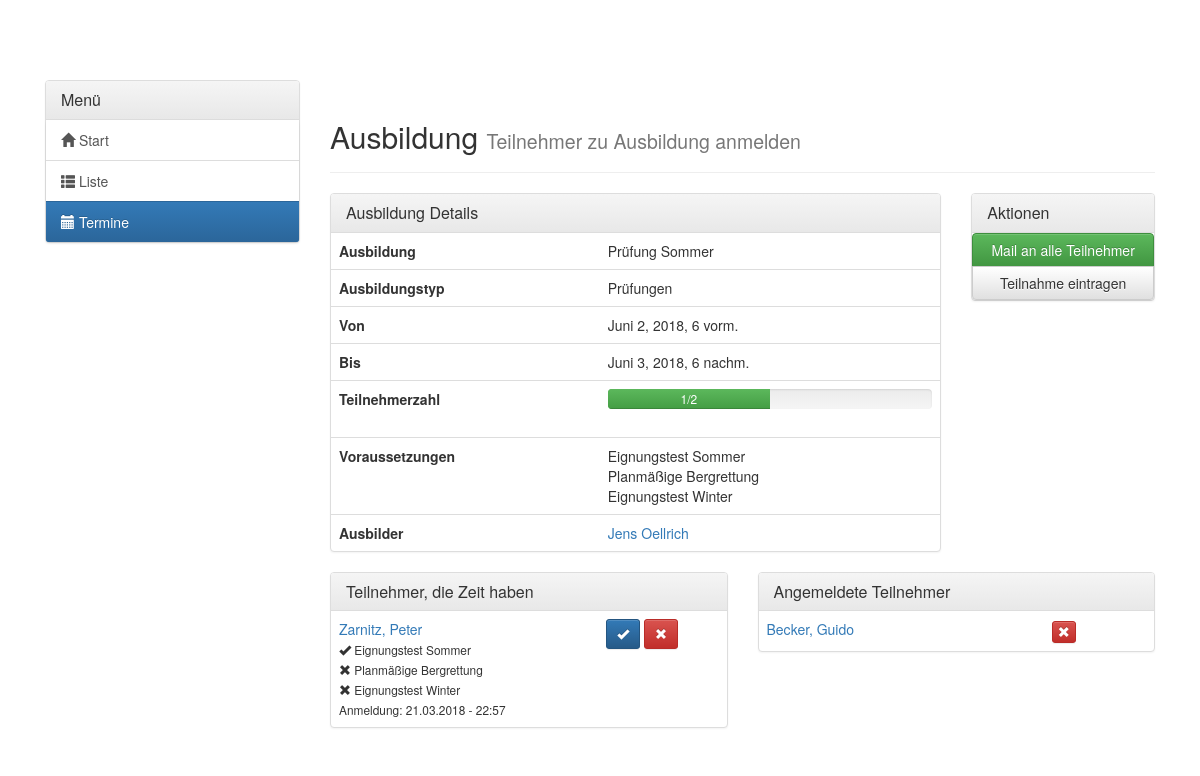
/ausbildung/freischalten/4/ (signed in), run on an earlier commit of the app's database.
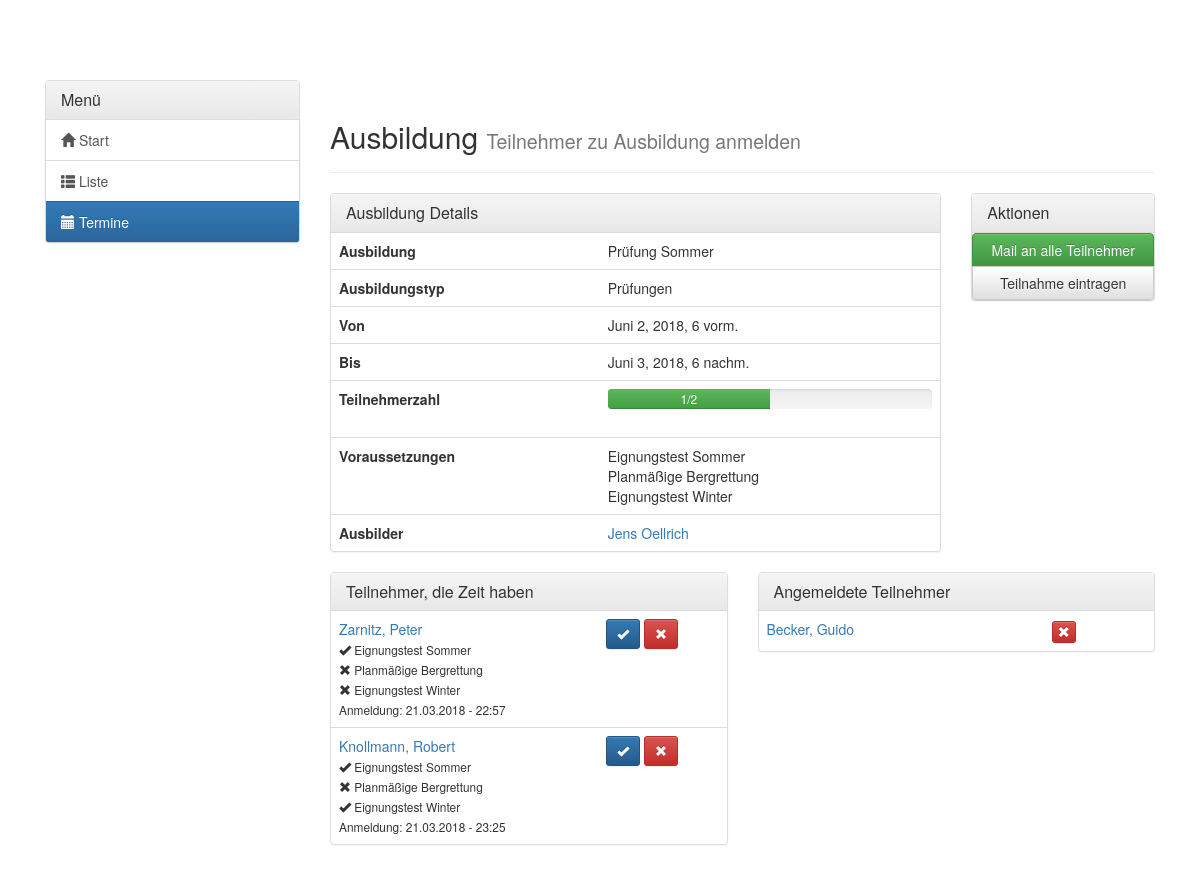
And on a later commit of the database.
### trainings/models.py (models this page shows, shortened)
class Training(models.Model):
    name = models.CharField(primary_key=True, max_length=50, verbose_name='Name')
    prerequisites = models.ManyToManyField("self", through='Prerequisites_for_training',
                                           through_fields=('post_training', 'pre_training'),
                                           verbose_name='Voraussetzungen',
                                           symmetrical=False,
                                           related_name='with_prerequisite')
    category = models.ForeignKey(TrainingCategory, on_delete=models.CASCADE, verbose_name='Kategorie', null=True)
    class Meta:
        verbose_name_plural = 'Ausbildungen'
        verbose_name = 'Ausbildung'

class Possible_participates_in_trainingevent(models.Model):
    trainingevent = models.ForeignKey(TrainingEvent, on_delete=models.CASCADE)
    member = models.ForeignKey(Member, on_delete=models.CASCADE)
    comment = models.TextField(verbose_name='Kommentar', max_length=200, blank=True)
    first_register_timestamp = models.DateTimeField(default=timezone.now, verbose_name='Erste Anmeldung', editable=True,
                                                    null=True)
    class Meta:
        verbose_name_plural = 'Mögliche Teilnahmen an Ausbildungstermin'
        verbose_name = 'Mögliche Teilnahme an Ausbildungstermin'

class TrainingEvent(models.Model):
    training_event_id = models.AutoField(primary_key=True)
    training = models.ForeignKey(Training, verbose_name='Ausbildung')
    event_start = models.DateTimeField(verbose_name='Beginn')
    event_end = models.DateTimeField(verbose_name='Ende')
    max_member = models.IntegerField(verbose_name='Max. Teilnehmerzahl')
    direct_registration = models.BooleanField(verbose_name="Direktanmeldung möglich", default=True)
    trainer = models.ManyToManyField(Member, related_name='trainer')
    participants = models.ManyToManyField(Member, through='Participates_in_trainingevent',
                                          through_fields=('trainingevent', 'member'), related_name='participants')
    possible_participants = models.ManyToManyField(Member, through='Possible_participates_in_trainingevent',
                                                   through_fields=('trainingevent', 'member'),
                                                   related_name='possible_participants')
    class Meta:
        verbose_name_plural = 'Ausbildungstermine'
        verbose_name = 'Ausbildungstermin'
    def getMemberCount(self):
        return self.participants.count()

### member_administration/models.py (models this page shows, shortened)
class Member(models.Model):
    user = models.OneToOneField(User, on_delete=models.CASCADE)
    mobile = models.CharField(max_length=20, verbose_name='Handynummer', null=True, blank=True)
    adress_street = models.CharField(max_length=100, verbose_name='Straße & Hnr.', null=True, blank=True)
    adress_plz = models.CharField(max_length=6, verbose_name='PLZ', null=True, blank=True)
    adress_city = models.CharField(max_length=100, verbose_name='Stadt', null=True, blank=True)
    birthdate = models.DateField(verbose_name='Geburtsdatum', null=True, blank=True)
    bw_join = models.DateField(verbose_name='Bergwacht-Eintritt', null=True, blank=True)
    status = models.CharField(max_length=3, choices=STATUS_CHOICES, default='ANW')
    dutygroups = models.ManyToManyField(DutyGroup, through='Members_in_Dutygroup',
                                        through_fields=('member', 'dutygroup'), related_name='dutygroups')
    trainings = models.ManyToManyField('trainings.Training', through='trainings.Member_Trainings', through_fields=('member', 'training'),
                                       related_name='trainings')
    avatar = models.ImageField(verbose_name='Portrait', null=True, blank=True)
    class Meta:
        verbose_name_plural = 'Mitglieder'
        ordering = ['status', 'user__last_name']

### trainings/views.py (the view)
# urls.py: url(r'^freischalten/(?P<training_event_id>[0-9]+)/$', views.permit_for_training,
@login_required
@user_passes_test(lambda u: u.has_perm('trainings.can_add_participates_in_trainingevent'))
def permit_for_training(request, training_event_id):
    training_event = TrainingEvent.objects.get(training_event_id=training_event_id)
    possible_participants = Possible_participates_in_trainingevent.objects.filter(trainingevent=training_event)
    return render(request, 'trainings/training_permit.html',
                  {'training_event': training_event, 'nav': 'dates', 'possible_participants': possible_participants})

### trainings/templates/trainings/training_permit.html (shortened to what the changed rows need)
{% extends 'training_base.html' %}
{% block training_content %}
<div class="page-header">
    <h2>Ausbildung
        <small>Teilnehmer zu Ausbildung anmelden</small>
    </h2>
</div>
<div class="row">
    <div class="col-md-9">
        <div class="panel panel-default">
            <div class="panel-heading">
                <h2 class="panel-title">
                    Ausbildung Details
                </h2>
            </div>
            <table class="table">
                <tr>
                    <th>Ausbildung</th>
                </tr>
                <tr>
                    <th>Ausbildungstyp</th>
                </tr>
                <tr>
                    <th>Von</th>
                </tr>
                <tr>
                    <th>Bis</th>
                </tr>
                <tr>
                    <th>Teilnehmerzahl</th>
                </tr>
                <tr>
                    <th>Voraussetzungen</th>
                    <td>{% for prerequisite in training_event.training.prerequisites.all %}
                        {{ prerequisite.name }}<br>
                        {% endfor %}
                    </td>
                </tr>
                <tr>
                    <th>Ausbilder</th>
                    <td>
                        {% for trainer in training_event.trainer.all %}
                        <a href="{% url 'member_administration:member_detail' trainer.user.username %}">
                            {{ trainer.user.first_name}} {{ trainer.user.last_name }}</a>
                        <br>
                        {% endfor %}
                    </td>
                </tr>
            </table>
        </div>
    </div>
</div>
<div class="row">
    <div class="col-md-6">
        <div class="panel panel-default">
            <div class="panel-heading">
                <h2 class="panel-title">
                    Teilnehmer, die Zeit haben
                </h2>
            </div>
            <table class="table">
                {% for takes_part in possible_participants %}
                <tr>
                    <td><a href="{% url 'member_administration:member_detail' takes_part.member.user.username %}">
                        {{ takes_part.member.user.last_name }}, {{ takes_part.member.user.first_name }}</a>
                        <br>
                        <small>
                            {% for pre in training_event.training.prerequisites.all %}
                            {% if pre in takes_part.member.trainings.all %}
                            <span class="glyphicon glyphicon-ok" aria-hidden="true"></span> {{pre.name}} <br>
                            {% else %}
                            <span class="glyphicon glyphicon-remove" aria-hidden="true"></span> {{pre.name}} <br>
                            {% endif %}
                            {% endfor %}
                            Anmeldung: {{ takes_part.first_register_timestamp | date:'d.m.Y'}} -
                            {{ takes_part.first_register_timestamp | date:'H:i'}}
                        </small>
                    </td>
                    <td>
                        <a href="{% url 'trainings:register_for_training' training_event.training_event_id takes_part.member.user.username %}"
                           class="btn btn-primary btn-sm"><span class="glyphicon glyphicon-ok"
                                                                aria-hidden="true"></span></a>
                        <a href="{% url 'trainings:deregister_user_time_for_training' training_event.training_event_id takes_part.member.user.username %}"
                           class="btn btn-danger btn-sm"><span class="glyphicon glyphicon-remove"
                                                               aria-hidden="true"></span></a>
                    </td>
                </tr>
                {% endfor %}
            </table>
        </div>
    </div>
    <div class="col-md-6">
        <div class="panel panel-default">
            <div class="panel-heading">
                <h2 class="panel-title">
                    Angemeldete Teilnehmer
                </h2>
            </div>
            <table class="table">
                {% for member in training_event.participants.all %}
                <tr>
                    <td><a href="{% url 'member_administration:member_detail' member.user.username %}">
                        {{ member.user.last_name }}, {{ member.user.first_name }}</a>
                    </td>
                    <td>
                        <a href="{% url 'trainings:deregister_for_training' training_event.training_event_id member.user.username %}"
                           class="btn btn-danger btn-xs"><span class="glyphicon glyphicon-remove"
                                                               aria-hidden="true"></span></a>
                    </td>
                </tr>
                {% endfor %}
            </table>
        </div>
    </div>
</div>
{% endblock %}

What changed in the data, as far as the page shows it:
added Possible_participates_in_trainingevent: member.user.last_name "Knollmann", member.user.first_name "Robert", first_register_timestamp "21.03.2018", first_register_timestamp "23:25", Training (name "Eignungstest Sommer"), Training (name "Planmäßige Bergrettung"), Training (name "Eignungstest Winter")
